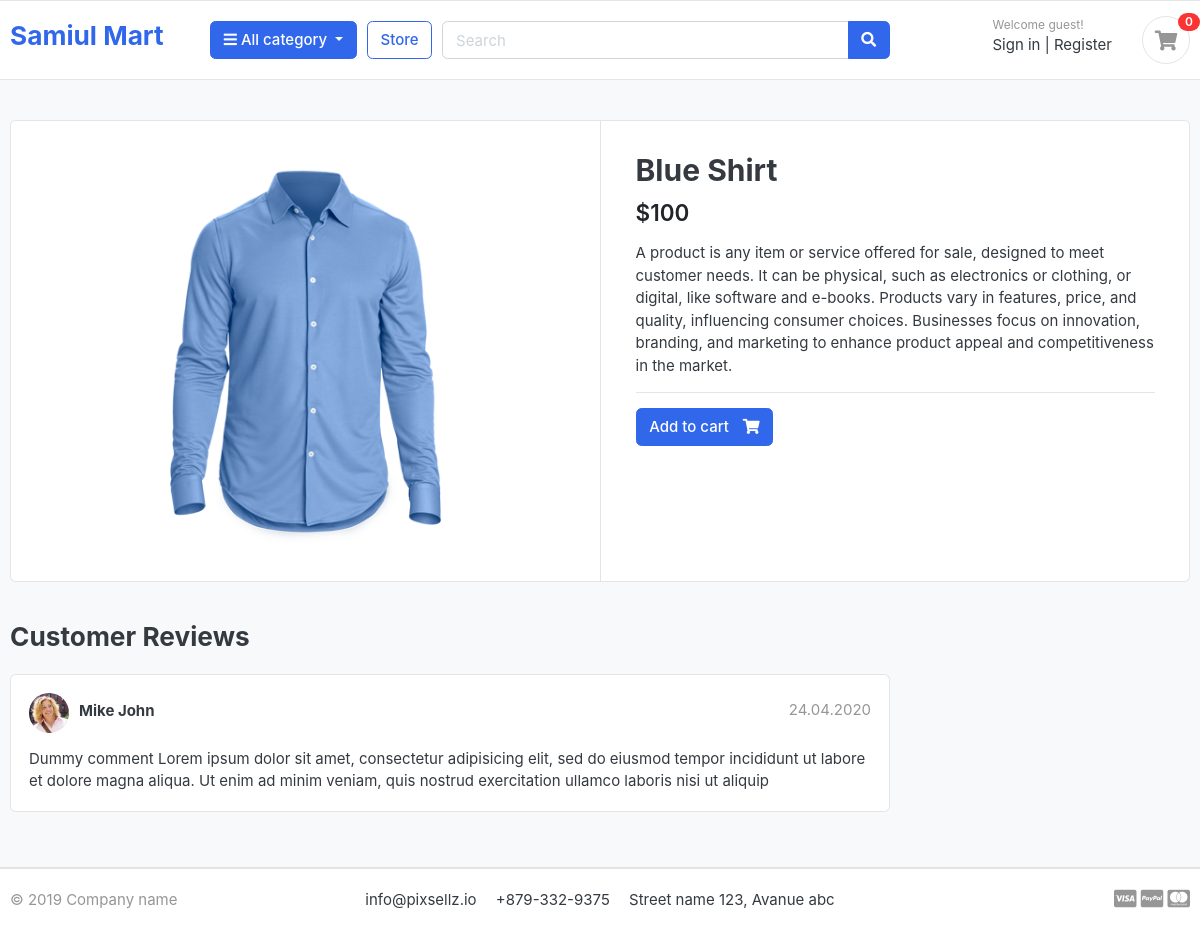
Page /store/shirt/blue-shirt/ on the committed database.
### store/models.py (models this page shows, shortened)
class Product(models.Model):
    product_name = models.CharField(max_length=100, unique=True)
    slug = models.SlugField(max_length=200, unique=True)
    description = models.TextField(max_length=500, blank=True)
    price = models.IntegerField()
    image = models.ImageField(upload_to='photos/products')
    stock = models.IntegerField()
    is_available = models.BooleanField(default=True)
    category = models.ForeignKey(Category, on_delete=models.CASCADE)
    created_date = models.DateTimeField(auto_now_add=True)
    modified_date = models.DateTimeField(auto_now=True)

### store/views.py (the view)
# urls.py: path('<slug:category_slug>/<slug:product_slug>/', views.product_detail, name='product_detail'),
def product_detail(request, category_slug, product_slug):
    single_product = Product.objects.get(slug=product_slug, category__slug=category_slug)
    return render(request, 'store/product-detail.html',{'product':single_product})

### store/templates/store/product-detail.html (shortened to what this page needs)
{% extends 'base.html' %}
{% block body%}
<section class="section-content padding-y bg">
      <div class="container">
        <div class="card">
          <div class="row no-gutters">
            <aside class="col-md-6">
              <article class="gallery-wrap">
                <div class="img-big-wrap">
                  <a href="#"><img src="{{product.image.url}}" /></a>
                </div>
              </article>
            </aside>
            <main class="col-md-6 border-left">
              <article class="content-body">
                <h2 class="title">{{product.product_name}}</h2>
                <div class="mb-3">
                  <var class="price h4">${{product.price}}</var>
                </div>
                <p>
                  {{product.description}}
                </p>
                <hr />
                <form method='post'>
                      <a href="{% url "add_cart" product.id %}" class="btn btn-primary">
                        <span class="text">Add to cart</span>
                        <i class="fas fa-shopping-cart"></i>
                      </a>
                </form>
              </article>
            </main>
          </div>
        </div>
        <br />
        <div class="row">
          <div class="col-md-9">
            <header class="section-heading">
              <h3>Customer Reviews</h3>
            </header>
            <article class="box mb-3">
              <div class="icontext w-100">
                <img
                  src="./images/avatars/avatar1.jpg"
                  class="img-xs icon rounded-circle"
                />
                <div class="text">
                  <span class="date text-muted float-md-right"
                    >24.04.2020
                  </span>
                  <h6 class="mb-1">Mike John</h6>
                </div>
              </div>
              <div class="mt-3">
                <p>
                  Dummy comment Lorem ipsum dolor sit amet, consectetur
                  adipisicing elit, sed do eiusmod tempor incididunt ut labore
                  et dolore magna aliqua. Ut enim ad minim veniam, quis nostrud
                  exercitation ullamco laboris nisi ut aliquip
                </p>
              </div>
            </article>
          </div>
        </div>
      </div>
    </section>
{% endblock %}

### static/css/ui.css (style rules this page uses)
html { font-family: "Inter", sans-serif; font-size: 15px; }
.content-body { flex: 1 1 auto; padding: 2rem 2.3rem; }
.img-xs, .img-sm, .img-md, .img-lg { -o-object-fit: cover; object-fit: cover; flex-shrink: 0; flex-grow: 0; }
.img-xs { width: 40px; height: 40px; }
.padding-y { padding-top: 40px; padding-bottom: 40px; }
var { font-style: normal; }
article:after, .form-group:after { display: block; clear: both; content: ""; }
.bg { background-color: #f8f9fa; }
.section-heading { margin-bottom: 20px; margin-top: 15px; }
p:last-child { margin-bottom: 0; }
.btn .text + i { margin-left: 10px; }
.icontext { display: inline-flex; align-items: center; vertical-align: middle; }
.icontext .text { width: 100%; line-height: 1.2; }
.icontext .icon { position: relative; margin-right: 10px; flex-shrink: 0; flex-grow: 0; }
.price { font-weight: 600; color: #212529; }
.box { padding: 18px; background: #fff; border-radius: 0.37rem; border: 1px solid #e4e4e4; }
.box img { max-width: 100%; }
.gallery-wrap .img-big-wrap { margin-bottom: 10px; border-radius: 0.37rem; overflow: hidden; background-color: #fff; }
.gallery-wrap .img-big-wrap a { text-align: center; display: block; }
.gallery-wrap .img-big-wrap img { height: 450px; width: auto; display: inline-block; }

### rows in the picture
Product: image (picture), product_name "Blue Shirt", price "100", description "A product is any item or service offered for sale, designed to meet customer needs. It can be physical, such as electronics or clothing, or digital, like software and e-books. Products vary in features, price, and quality, influencing consumer choices. Businesses focus on innovation, branding, and marketing to enhance product appeal and competitiveness in the market."
